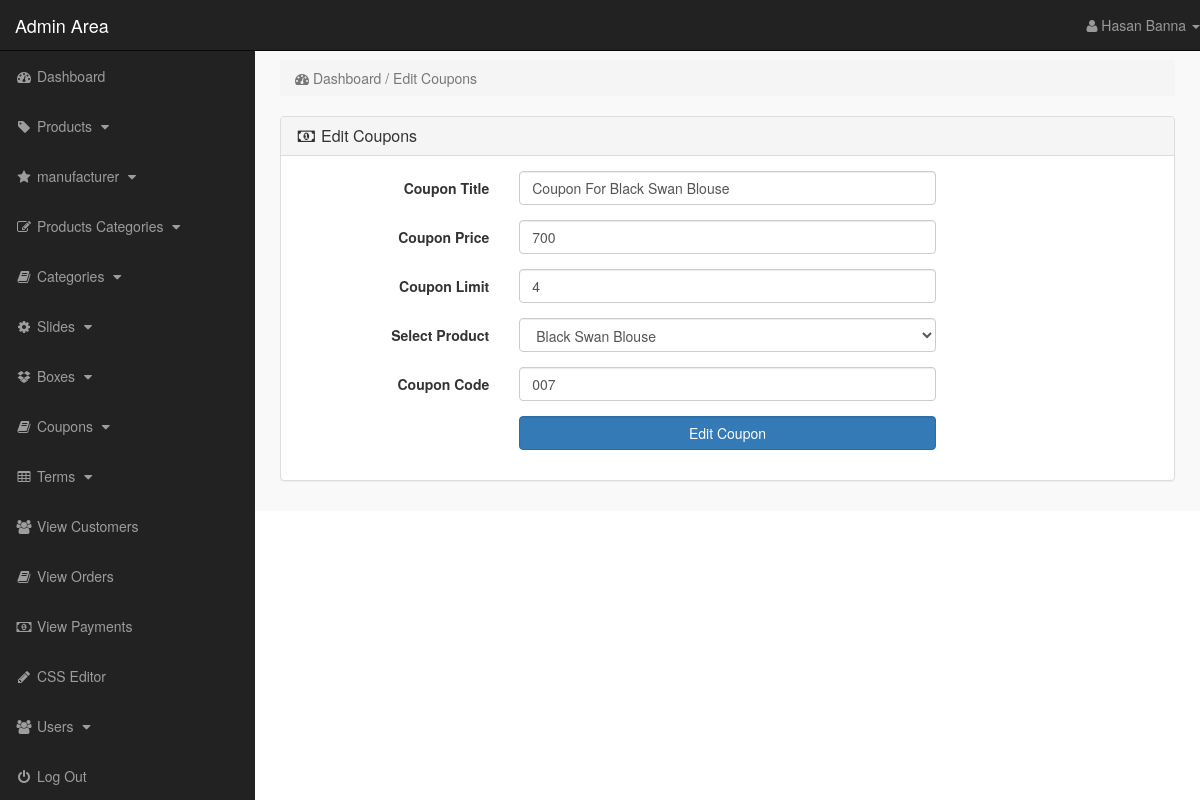
Page /admin_area/index.php?edit_coupon=2 (signed in) on the committed database.
### tables this page shows
CREATE TABLE `coupons` (
  `coupon_id` int(100) NOT NULL,
  `product_id` int(100) NOT NULL,
  `coupon_title` varchar(255) NOT NULL,
  `coupon_price` varchar(255) NOT NULL,
  `coupon_code` varchar(255) NOT NULL,
  `coupon_limit` int(100) NOT NULL,
  `coupon_used` int(100) NOT NULL
);

CREATE TABLE `products` (
  `product_id` int(10) NOT NULL,
  `p_cat_id` int(10) NOT NULL,
  `cat_id` int(10) NOT NULL,
  `manufacturer_id` int(10) NOT NULL,
  `date` timestamp NOT NULL DEFAULT current_timestamp() ON UPDATE current_timestamp(),
  `product_title` text NOT NULL,
  `product_url` text NOT NULL,
  `product_img1` text NOT NULL,
  `product_img2` text NOT NULL,
  `product_img3` text NOT NULL,
  `product_price` int(10) NOT NULL,
  `product_keywords` text NOT NULL,
  `product_desc` text NOT NULL,
  `product_features` text NOT NULL,
  `product_video` text NOT NULL,
  `product_label` text NOT NULL,
  `product_sale` int(100) NOT NULL
);

### admin_area/edit_coupon.php (the view, shortened to what this page needs)
<?php
    if(!isset($_SESSION['admin_email'])){
        echo "<script>window.open('login.php','_self')</script>";
    }else{
?>
<?php
if(isset($_GET['edit_coupon'])){
    $edit_id = $_GET['edit_coupon'];
    $edit_coupon = "select * from coupons where coupon_id='$edit_id'";
    $run_edit_coupon = mysqli_query($con,$edit_coupon);
    $row_edit_coupon = mysqli_fetch_array($run_edit_coupon);
    $coup_title = $row_edit_coupon['coupon_title'];
    $coup_price = $row_edit_coupon['coupon_price'];
    $coup_code = $row_edit_coupon['coupon_code'];
    $coup_limit = $row_edit_coupon['coupon_limit'];
    $prod_id = $row_edit_coupon['product_id'];
    $get_products = "select * from products where product_id='$prod_id'";
    $run_products = mysqli_query($con,$get_products);
    $row_products = mysqli_fetch_array($run_products);
    $product_id = $row_products['product_id'];
    $product_title = $row_products['product_title'];
}
?>
<div class="row">
    <div class="col-lg-12">
        <ol class="breadcrumb">
            <li class="active">
                <i class="fa fa-dashboard"></i> Dashboard / Edit Coupons
            </li>
        </ol>
    </div>
</div>
<div class="row">
    <div class="col-lg-12">
        <div class="panel panel-default">
           <div class="panel-heading">
               <h3 class="panel-title">
                   <i class="fa fa-money fa-fw"></i> Edit Coupons
               </h3>
           </div>
           <div class="panel-body">
               <form method="post" class="form-horizontal">
                   <div class="form-group">
                      <label class="col-md-3 control-label"> Coupon Title </label>
                      <div class="col-md-6">
                          <input value="<?php echo $coup_title; ?>" name="coupon_title" type="text" class="form-control" required>
                      </div>
                   </div>
                   <div class="form-group">
                      <label class="col-md-3 control-label"> Coupon Price </label>
                      <div class="col-md-6">
                          <input value="<?php echo $coup_price; ?>" name="coupon_price" type="text" class="form-control" required>
                      </div>
                   </div>
                   <div class="form-group">
                      <label class="col-md-3 control-label"> Coupon Limit </label>
                      <div class="col-md-6">
                          <input name="coupon_limit" type="number" class="form-control" value="<?php echo $coup_limit; ?>">
                      </div>
                   </div>
                   <div class="form-group">
                      <label class="col-md-3 control-label"> Select Product </label>
                      <div class="col-md-6">
                          <select name="product_id" class="form-control" required>
                            <option value="<?php echo $product_id; ?>"><?php echo $product_title; ?></option>
                          </select>
                      </div>
                   </div>
                   <div class="form-group">
                      <label class="col-md-3 control-label"> Coupon Code </label>
                      <div class="col-md-6">
                          <input value="<?php echo $coup_code; ?>" name="coupon_code" type="text" class="form-control" required>
                      </div>
                   </div>
                   <div class="form-group">
                      <label class="col-md-3 control-label"></label>
                      <div class="col-md-6">
                          <input name="update" value="Edit Coupon" type="submit" class="btn btn-primary form-control">
                      </div>
                   </div>
               </form>
           </div>
        </div>
    </div>
</div>
<?php } ?>

### admin_area/includes/sidebar.php (shortened to what this page needs)
<?php
    if(!isset($_SESSION['admin_email'])){
        echo "<script>window.open('login.php','_self')</script>";
    }else{
?>
<nav class="navbar navbar-inverse navbar-fixed-top">
    <div class="navbar-header">
        <a href="index.php?dashboard" class="navbar-brand">Admin Area</a>
    </div>
    <ul class="nav navbar-right top-nav">
        <li class="dropdown">
            <a href="#" class="dropdown-toggle" data-toggle="dropdown">
                <i class="fa fa-user"></i> <?php echo $admin_name;  ?> <b class="caret"></b>
            </a>
        </li>
    </ul>
    <div class="collapse navbar-collapse navbar-ex1-collapse">
        <ul class="nav navbar-nav side-nav">
            <li>
                <a href="index.php?dashboard">
                        <i class="fa fa-fw fa-dashboard"></i> Dashboard
                </a>
            </li>
            <li>
                <a href="#" data-toggle="collapse" data-target="#products">
                        <i class="fa fa-fw fa-tag"></i> Products
                        <i class="fa fa-fw fa-caret-down"></i>
                </a>
            </li>
            <li>
                <a href="#" data-toggle="collapse" data-target="#manufacturer">
                        <i class="fa fa-fw fa-star"></i> manufacturer
                        <i class="fa fa-fw fa-caret-down"></i>
                </a>
            </li>
            <li>
                <a href="#" data-toggle="collapse" data-target="#p_cat">
                        <i class="fa fa-fw fa-edit"></i> Products Categories
                        <i class="fa fa-fw fa-caret-down"></i>
                </a>
            </li>
            <li>
                <a href="#" data-toggle="collapse" data-target="#cat">
                        <i class="fa fa-fw fa-book"></i> Categories
                        <i class="fa fa-fw fa-caret-down"></i>
                </a>
            </li>
            <li>
                <a href="#" data-toggle="collapse" data-target="#slides">
                        <i class="fa fa-fw fa-gear"></i> Slides
                        <i class="fa fa-fw fa-caret-down"></i>
                </a>
            </li>
            <li>
                <a href="#" data-toggle="collapse" data-target="#boxes">
                        <i class="fa fa-fw fa-dropbox"></i> Boxes
                        <i class="fa fa-fw fa-caret-down"></i>
                </a>
            </li>
            <li>
                <a href="#" data-toggle="collapse" data-target="#coupon">
                        <i class="fa fa-fw fa-book"></i> Coupons
                        <i class="fa fa-fw fa-caret-down"></i>
                </a>
            </li>
            <li>
                <a href="#" data-toggle="collapse" data-target="#terms">
                        <i class="fa fa-fw fa-table"></i> Terms
                        <i class="fa fa-fw fa-caret-down"></i>
                </a>
            </li>
            <li>
                <a href="index.php?view_customers">
                    <i class="fa fa-fw fa-users"></i> View Customers
                </a>
            </li>
            <li>
                <a href="index.php?view_orders">
                    <i class="fa fa-fw fa-book"></i> View Orders
                </a>
            </li>
            <li>
                <a href="index.php?view_payments">
                    <i class="fa fa-fw fa-money"></i> View Payments
                </a>
            </li>
            <li>
                <a href="index.php?edit_css">
                    <i class="fa fa-fw fa-pencil"></i> CSS Editor
                </a>
            </li>
            <li>
                <a href="#" data-toggle="collapse" data-target="#users">
                        <i class="fa fa-fw fa-users"></i> Users
                        <i class="fa fa-fw fa-caret-down"></i>
                </a>
            </li>
            <li>
                <a href="logout.php">
                    <i class="fa fa-fw fa-power-off"></i> Log Out
                </a>
            </li>
        </ul>
    </div>
</nav>
<?php } ?>

### admin_area/css/style.css (style rules this page uses)
body { margin-top: 100px; }
@media (min-width: 768px) { body { margin-top: 50px; } }
.top-nav { 0 15px; }
.top-nav>li { float: left; display: inline-block; }
.top-nav>li>a { color: #999999; line-height: 20px; padding-top: 15px; padding-bottom: 15px; }
@media (min-width: 768px) { .side-nav { position: fixed; top: 51px; bottom: 0; width: 255px; overflow-y: auto; overflow-x: hidden; background-color: #222222; padding-bottom: 40px; border-radius: 0; } }
@media (min-width: 768px) { .side-nav>li>a { width: 255px; } }
.panel-body { border-radius: 5px; }

### rows in the picture
coupons: coupon_title "Coupon For Black Swan Blouse", coupon_price "700", coupon_limit "4", coupon_code "007"
products: product_id "Black Swan Blouse"

### other values in the picture
$admin_name "Hasan Banna"
